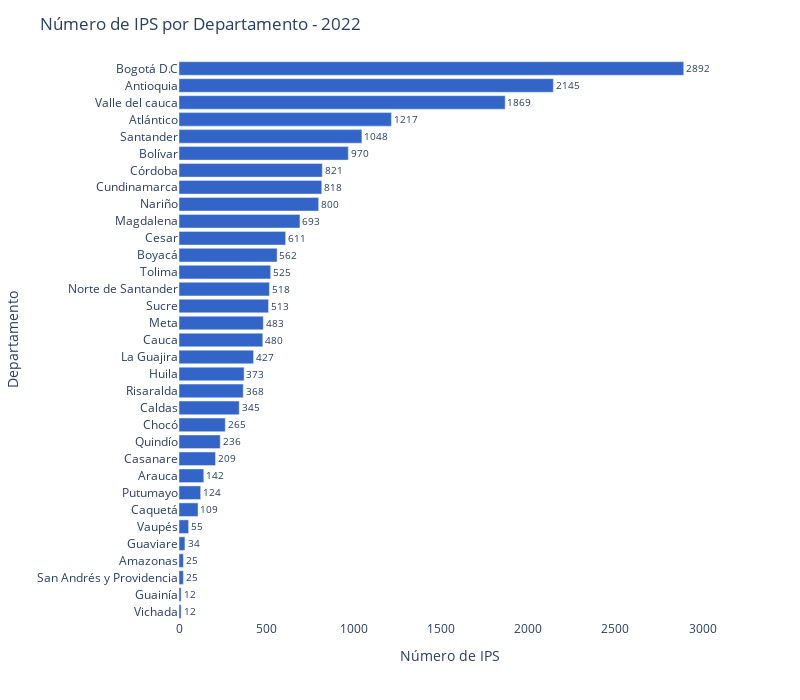

Here is the notebook cell this chart was saved with:
### Code cell
fig = px.bar(data_frame=df_num_reps, x='Y2022', y='departamento', orientation='h')

fig.update_xaxes(title_text='Número de IPS')
fig.update_xaxes(range=[0,3100])
fig.update_yaxes(title_text='Departamento')
fig.update_layout(title='Número de IPS por Departamento - 2022')

color_sequence = ['#3364C7' for i in departamentos]
fig.update_traces(marker=dict(color=color_sequence))

fig.update_traces(text=df_num_reps['Y2022'], textposition='outside')

fig.update_layout(plot_bgcolor='rgba(0,0,0,0)')
                #   , paper_bgcolor='rgba(0,0,0,1)')

fig.update_layout(width=800, height=700)

### Figure 1 — Plotly figure (JSON) as saved in the notebook; plotly's stock layout.template omitted (floating-point values rounded to 4 significant figures)
{"data": [{"alignmentgroup": "True", "hovertemplate": "Y2022=%{x}<br>departamento=%{y}<extra></extra>", "legendgroup": "", "marker": {"color": ["#3364C7", "#3364C7", "#3364C7", "#3364C7", "#3364C7", "#3364C7", "#3364C7", "#3364C7", "#3364C7", "#3364C7", "#3364C7", "#3364C7", "#3364C7", "#3364C7", "#3364C7", "#3364C7", "#3364C7", "#3364C7", "#3364C7", "#3364C7", "#3364C7", "#3364C7", "#3364C7", "#3364C7", "#3364C7", "#3364C7", "#3364C7", "#3364C7", "#3364C7", "#3364C7", "#3364C7", "#3364C7", "#3364C7"], "pattern": {"shape": ""}}, "name": "", "offsetgroup": "", "orientation": "h", "showlegend": false, "text": [12, 12, 25, 25, 34, 55, 109, 124, 142, 209, 236, 265, 345, 368, 373, 427, 480, 483, 513, 518, 525, 562, 611, 693, 800, 818, 821, 970, 1048, 1217, 1869, 2145, 2892], "textposition": "outside", "type": "bar", "x": [12, 12, 25, 25, 34, 55, 109, 124, 142, 209, 236, 265, 345, 368, 373, 427, 480, 483, 513, 518, 525, 562, 611, 693, 800, 818, 821, 970, 1048, 1217, 1869, 2145, 2892], "xaxis": "x", "y": ["Vichada", "Guainía", "San Andrés y Providencia", "Amazonas", "Guaviare", "Vaupés", "Caquetá", "Putumayo", "Arauca", "Casanare", "Quindío", "Chocó", "Caldas", "Risaralda", "Huila", "La Guajira", "Cauca", "Meta", "Sucre", "Norte de Santander", "Tolima", "Boyacá", "Cesar", "Magdalena", "Nariño", "Cundinamarca", "Córdoba", "Bolívar", "Santander", "Atlántico", "Valle del cauca", "Antioquia", "Bogotá D.C"], "yaxis": "y"}], "layout": {"barmode": "relative", "height": 700, "legend": {"tracegroupgap": 0}, "margin": {"t": 60}, "plot_bgcolor": "rgba(0,0,0,0)", "title": {"text": "Número de IPS por Departamento - 2022"}, "width": 800, "xaxis": {"anchor": "y", "domain": [0, 1], "range": [0, 3100], "title": {"text": "Número de IPS"}}, "yaxis": {"anchor": "x", "domain": [0, 1], "title": {"text": "Departamento"}}}}
